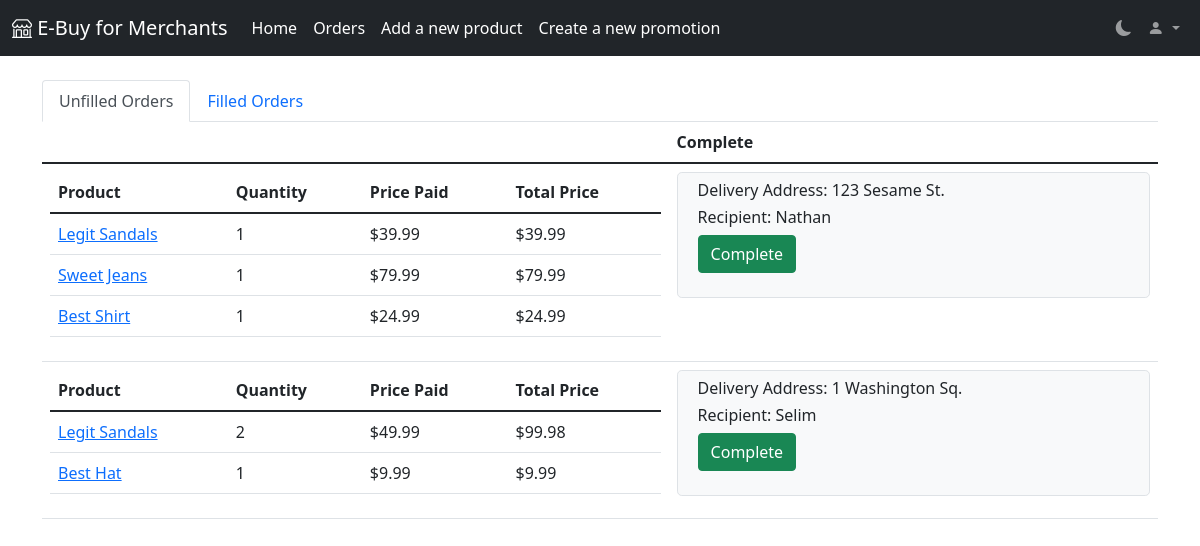
The page /merchant/orders (signed in) on the database its author committed.
### app/models.py (models this page shows, shortened)
class OrderRow(db.Model):
    row_id = db.Column(db.Integer, primary_key=True)
    """The primary key of the order row"""
    id = db.Column(db.Integer, db.ForeignKey('order.id'))
    """A foreign key that relates to the Order that the row belongs to"""
    product_id = db.Column(db.Integer, db.ForeignKey('product.id'))
    """A foreign key that relates to the product purchased in the row"""
    quantity = db.Column(db.Integer)
    """The number of the product that was purchased"""
    product_price = db.Column(db.Float)
    """The price of each product at the time it was purchased"""
    product = db.relationship("Product", back_populates="orders")
    """A relationship that links to the Product object purchased in the row"""
    filled = db.Column(db.Boolean, default=False)
    """A boolean that represents if the order was filled or not. Defaults to `False`."""
    timestamp = db.Column(db.DateTime, default=datetime.utcnow)
    """The time at which the OrderRow was created. Defaults to `datetime.utcnow`."""

class Product(db.Model):
    id = db.Column(db.Integer, primary_key=True)
    """The primary key of the product"""
    category_id = db.Column(db.Integer, db.ForeignKey('category.id'))
    """The foreign key of the category the product belongs to"""
    merchant_id = db.Column(db.Integer, db.ForeignKey('user.id'))
    """The foreign key of the merchant User the product belongs to"""
    name = db.Column(db.String(128))
    """The name of the product"""
    price = db.Column(db.Float)
    """The price of the product"""
    description = db.Column(db.Text)
    """The description of the product"""
    reviews = db.relationship('Review', backref='product', lazy='dynamic')
    """A queryable database relationship that retrieves the reviews of the product"""
    images = db.relationship('Image', backref='product')
    """A instrumentedList that contains the Image objects related to the product"""
    orders = db.relationship("OrderRow", back_populates="product")
    """A relationship that retrieves orders of the product"""

class Order(db.Model):
    id = db.Column(db.Integer, primary_key=True)
    """The primary key of the order"""
    user_id = db.Column(db.Integer, db.ForeignKey('user.id'))
    """A foreign key that relates an order to a customer user"""
    ship_address = db.Column(db.String(128))
    """The address that the order will be shipped to"""
    order_row = db.relationship('OrderRow', backref='order', lazy='dynamic')
    """A queryable relationship that retrieves the OrderRows belonging to an Order"""

class User(UserMixin, db.Model):
    id = db.Column(db.Integer, primary_key=True)
    """The primary key of the user"""
    username = db.Column(db.String(64), unique=True)
    """The username of the user"""
    email = db.Column(db.String(64), unique=True)
    """The email of the user"""
    password_hash = db.Column(db.String(128))
    """The hashed password of the user"""
    roles = db.relationship('Role', secondary='user_role', lazy='dynamic')
    """A queryable database relationship that retrieves the roles related to the user"""
    cart_items = db.relationship('CartItem', backref='user', lazy='dynamic')
    """A queryable relationship that retrieves the rows in the cart related to the customer user"""
    orders = db.relationship('Order', backref='user', lazy='dynamic')
    """A queryable relationship that retrieves the orders related to the customer user"""
    products = db.relationship('Product', backref='user', lazy='dynamic')
    """A queryable relationship that retrieves the products related to a merchant user"""

### app/routes.py (the view)
@webapp.route('/merchant/orders', methods=['GET', 'POST'])
@merchant_required
@login_required
def merchant_orders():
    form = FillOrderForm(request.form)
    if request.method == 'POST' and form.validate():
        order_id = form.order_id.data
        merchant_id = form.merchant_id.data
        query = select(OrderRow, Product).join(Product.orders).where(OrderRow.filled == False) \
            .where(OrderRow.id == order_id).where(Product.merchant_id == merchant_id)
        rows = db.session.execute(query).all()
        for order, _ in rows:
            order.filled = True
        db.session.commit()
        return redirect('/merchant/orders')
    else:
        query = select(OrderRow, Product).join(Product.orders).where(OrderRow.filled == False). \
            where(Product.merchant_id == current_user.id)
        results = db.session.execute(query.order_by(OrderRow.timestamp)).all()
        items = {}
        for order, product in results:
            total_order = Order.query.filter_by(id=order.id).first()
            customer = User.query.filter_by(id=total_order.user_id).first()
            if order.id not in items:
                items[order.id] = {'customer': customer, 'order': total_order, 'rows': [(order, product)]}
            else:
                items[order.id]['rows'].append((order, product))
        return render_template('merchant_orders.html', orders=items, form=form, id=current_user.id)

### app/forms.py
class FillOrderForm(FlaskForm):
    merchant_id = HiddenField("Merchant ID", validators=[DataRequired()])
    """The id of the merchant submitting the order filled request"""
    order_id = HiddenField("Order ID", validators=[DataRequired()])
    """The id of the order that the merchant has filled"""
    submit = SubmitField("Complete")
    """Submit input (should be `True`)"""

### app/models.py (called while the page is built)
@login.user_loader
def load_user(id):
    return User.query.get(int(id))

### app/routes.py (called while the page is built)
def add_categories(func):
    def inner(*args, **kwargs):
        return func(*args, **kwargs, categories=get_category_dict())
    return inner

### app/utils.py (called while the page is built)
def get_merchant():
    return Role.query.filter_by(name='merchant').first()

def merchant_required(func):
    @wraps(func)
    def inner(*args, **kwargs):
        if not current_user.is_authenticated or current_user.roles.filter_by(id=get_merchant().id).count() == 0:
            flash("You must be a merchant to access this page!")
            return redirect('/merchant/login')
        else:
            return func(*args, **kwargs)
    return inner

def get_category_dict():
    return {c.name: c.id for c in Category.query.all()}

### app/templates/merchant_orders.html (shortened to what this page needs)
{% extends "merchant_base.html" %}
{% block main %}
    <br>
    <ul class="nav nav-tabs">
        <li class="nav-item">
            <a class="nav-link active" aria-current="page" href="/merchant/orders">Unfilled Orders</a>
        </li>
        <li class="nav-item">
            <a class="nav-link" href="/merchant/orders/filled">Filled Orders</a>
        </li>
    </ul>
    <table class="table">
        <thead>
        <tr>
            <th scope="col"></th>
            <th scope="col">Complete</th>
        </tr>
        </thead>
        <tbody>
        {% for k, v in orders.items() %}
            <td>
                <table class="table">
                    <thead>
                    <tr>
                        <th scope="col">Product</th>
                        <th scope="col">Quantity</th>
                        <th scope="col">Price Paid</th>
                        <th scope="col">Total Price</th>
                    </tr>
                    </thead>
                    {% for order, product in v.rows %}
                        <tr>
                            <td><a href="{{ '/product/%s' %product.id }}">{{ product.name }}</a></td>
                            <td>{{ order.quantity }}</td>
                            <td>{{ "$%.2f"|format(order.product_price) }}</td>
                            <td>{{ "$%.2f"|format(order.quantity*order.product_price) }}</td>
                        </tr>
                    {% endfor %}
                </table>
            </td>
            <td>
                <div class="p-2 bg-light text-dark border rounded-3">
                    <div class="container-fluid">
                        <h6>Delivery Address: {{ v.order.ship_address }}</h6>
                        <h6>Recipient: {{ v.customer.username }}</h6>
                        <form action="/merchant/orders" method="POST" class="form-group">
                            <p>{{ form.submit(class_="btn btn-success") }}</p>
                        </form>
                    </div>
                </div>
            </td>
        {% endfor %}
        </tbody>
    </table>
{% endblock %}

### rows shown on the page
OrderRow: name "Legit Sandals", quantity "1", product_price "$39.99", order.quantity*order.product_price "$39.99"
OrderRow: name "Sweet Jeans", quantity "1", product_price "$79.99", order.quantity*order.product_price "$79.99"
OrderRow: name "Best Shirt", quantity "1", product_price "$24.99", order.quantity*order.product_price "$24.99"
Order: order.ship_address "123 Sesame St."
User: customer.username "Nathan"
OrderRow: name "Legit Sandals", quantity "2", product_price "$49.99", order.quantity*order.product_price "$99.98"
OrderRow: name "Best Hat", quantity "1", product_price "$9.99", order.quantity*order.product_price "$9.99"
Order: order.ship_address "1 Washington Sq."
User: customer.username "Selim"
